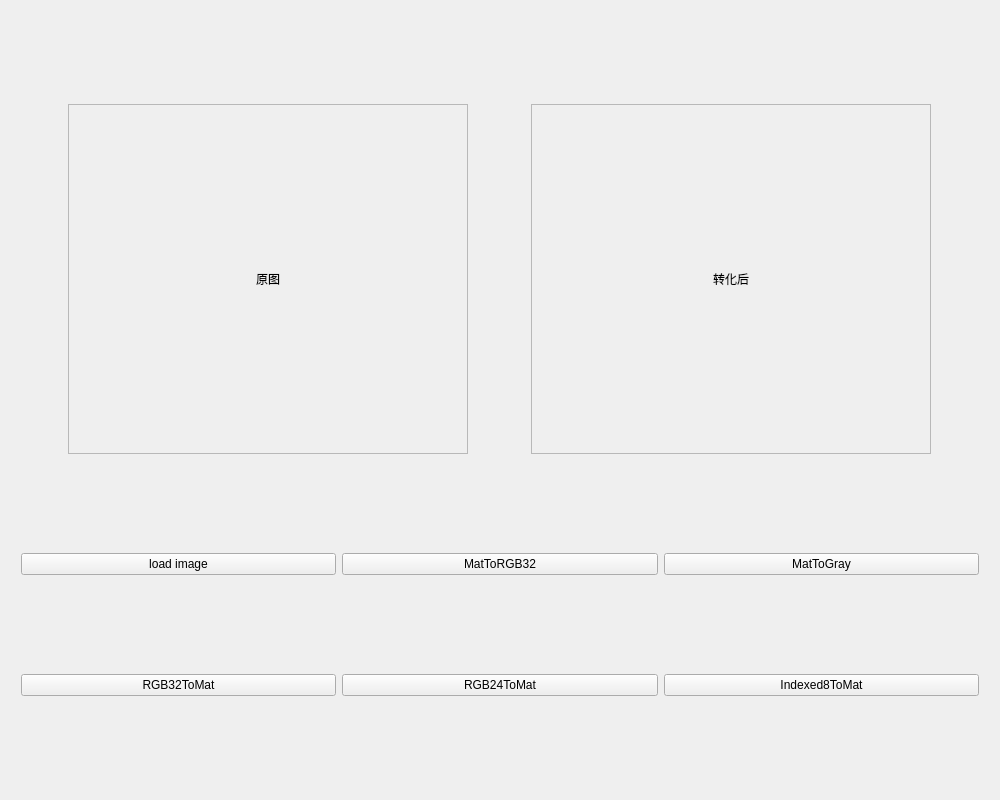
<?xml version="1.0" encoding="UTF-8"?>
<ui version="4.0">
 <class>MainWindow</class>
 <widget class="QMainWindow" name="MainWindow">
  <property name="geometry">
   <rect>
    <x>0</x>
    <y>0</y>
    <width>1000</width>
    <height>800</height>
   </rect>
  </property>
  <property name="sizePolicy">
   <sizepolicy hsizetype="Fixed" vsizetype="Fixed">
    <horstretch>0</horstretch>
    <verstretch>0</verstretch>
   </sizepolicy>
  </property>
  <property name="minimumSize">
   <size>
    <width>1000</width>
    <height>800</height>
   </size>
  </property>
  <property name="maximumSize">
   <size>
    <width>1000</width>
    <height>800</height>
   </size>
  </property>
  <property name="windowTitle">
   <string>CVMatTransTest</string>
  </property>
  <widget class="QWidget" name="centralWidget">
   <property name="sizePolicy">
    <sizepolicy hsizetype="Expanding" vsizetype="Expanding">
     <horstretch>0</horstretch>
     <verstretch>0</verstretch>
    </sizepolicy>
   </property>
   <layout class="QVBoxLayout" name="verticalLayout_2" stretch="8,1,1">
    <item>
     <layout class="QHBoxLayout" name="horizontalLayout_5">
      <item>
       <widget class="QLabel" name="ori_img">
        <property name="sizePolicy">
         <sizepolicy hsizetype="Fixed" vsizetype="Fixed">
          <horstretch>0</horstretch>
          <verstretch>0</verstretch>
         </sizepolicy>
        </property>
        <property name="minimumSize">
         <size>
          <width>400</width>
          <height>350</height>
         </size>
        </property>
        <property name="maximumSize">
         <size>
          <width>400</width>
          <height>350</height>
         </size>
        </property>
        <property name="frameShape">
         <enum>QFrame::StyledPanel</enum>
        </property>
        <property name="text">
         <string>原图</string>
        </property>
        <property name="alignment">
         <set>Qt::AlignCenter</set>
        </property>
       </widget>
      </item>
      <item>
       <widget class="QLabel" name="trans_img">
        <property name="sizePolicy">
         <sizepolicy hsizetype="Fixed" vsizetype="MinimumExpanding">
          <horstretch>0</horstretch>
          <verstretch>0</verstretch>
         </sizepolicy>
        </property>
        <property name="minimumSize">
         <size>
          <width>400</width>
          <height>350</height>
         </size>
        </property>
        <property name="maximumSize">
         <size>
          <width>400</width>
          <height>350</height>
         </size>
        </property>
        <property name="frameShape">
         <enum>QFrame::StyledPanel</enum>
        </property>
        <property name="text">
         <string>转化后</string>
        </property>
        <property name="alignment">
         <set>Qt::AlignCenter</set>
        </property>
       </widget>
      </item>
     </layout>
    </item>
    <item>
     <layout class="QHBoxLayout" name="horizontalLayout_7" stretch="2,2,2">
      <property name="leftMargin">
       <number>10</number>
      </property>
      <property name="rightMargin">
       <number>10</number>
      </property>
      <item>
       <widget class="QPushButton" name="btn_load">
        <property name="text">
         <string>load image</string>
        </property>
       </widget>
      </item>
      <item>
       <widget class="QPushButton" name="btn_M2RGB32">
        <property name="text">
         <string>MatToRGB32</string>
        </property>
       </widget>
      </item>
      <item>
       <widget class="QPushButton" name="btn_M2G">
        <property name="text">
         <string>MatToGray</string>
        </property>
       </widget>
      </item>
     </layout>
    </item>
    <item>
     <layout class="QHBoxLayout" name="horizontalLayout_6" stretch="2,2,2">
      <property name="leftMargin">
       <number>10</number>
      </property>
      <property name="rightMargin">
       <number>10</number>
      </property>
      <item>
       <widget class="QPushButton" name="RGB322M">
        <property name="text">
         <string>RGB32ToMat</string>
        </property>
       </widget>
      </item>
      <item>
       <widget class="QPushButton" name="RGB242M">
        <property name="text">
         <string>RGB24ToMat</string>
        </property>
       </widget>
      </item>
      <item>
       <widget class="QPushButton" name="I2M">
        <property name="text">
         <string>Indexed8ToMat</string>
        </property>
       </widget>
      </item>
     </layout>
    </item>
   </layout>
  </widget>
 </widget>
 <layoutdefault spacing="6" margin="11"/>
 <resources/>
 <connections/>
</ui>
